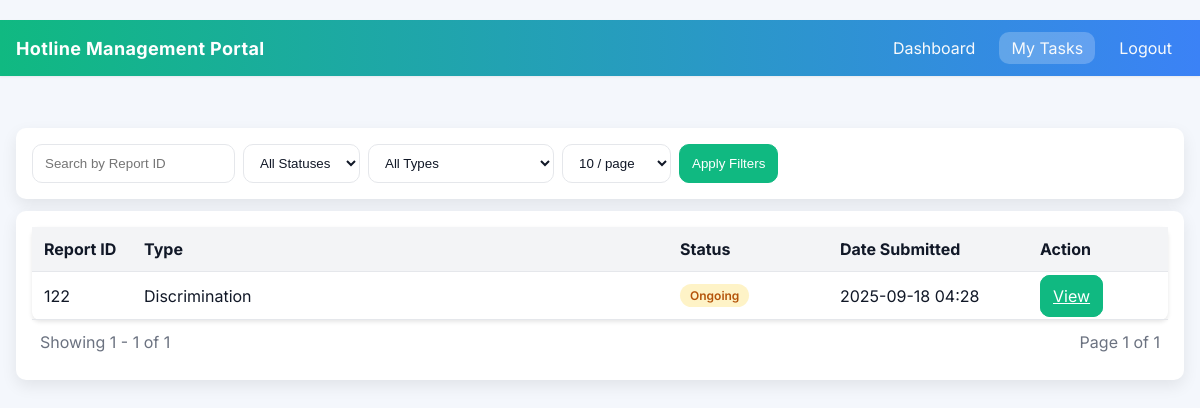
The page /my-tasks (signed in) on the database its author committed.
### models.py (models this page shows, shortened)
class Report(db.Model):
    __tablename__ = 'report'
    __table_args__ = {'extend_existing': True}  # Allow redefining the table if necessary
    id = db.Column(db.Integer, primary_key=True)
    timestamp = db.Column(db.DateTime, default=datetime.utcnow)  # Timestamp of the report submission
    status = db.Column(db.String(50))  # 'New', 'Ongoing', 'Resolved'
    report_type = db.Column(db.String(100), nullable=False)  # Type of the report (e.g., Fraud, Safety)
    report_details = db.Column(db.String(500), nullable=False)  # Detailed description of the report
    anonymous_contact = db.Column(db.String(100), nullable=True)  # Optional anonymous contact information
    access_code = db.Column(db.String(100), unique=True, nullable=False)  # Unique access code for each report
    password_hash = db.Column(db.String(100), nullable=False)  # Hashed password for the report
    file_name = db.Column(db.String(255), nullable=True)  # Store the filename of the uploaded file
    assigned_user_id = db.Column(db.Integer, db.ForeignKey('user.id'), nullable=True)
    assigned_user = db.relationship('User', foreign_keys=[assigned_user_id])
    harassment_details = db.Column(db.String(1000), nullable=True)  # Detailed harassment incident description
    harassment_type = db.Column(db.String(100), nullable=True)  # Type of harassment (verbal, physical, etc.)
    harassment_frequent = db.Column(db.String(100), nullable=True)  # Frequency of harassment
    harassment_witnesses = db.Column(db.String(255), nullable=True)  # Witnesses to the harassment
    harassment_previous_reports = db.Column(db.String(100), nullable=True)  # Whether it has been reported before
    harassment_reporting_person = db.Column(db.String(255), nullable=True)  # Person to whom the incident was reported
    harassment_response = db.Column(db.String(1000), nullable=True)  # Response to previous reports
    fraud_details = db.Column(db.String(1000), nullable=True)
    fraud_involved = db.Column(db.String(255), nullable=True)
    fraud_date = db.Column(db.String(100), nullable=True)
    discrimination_details = db.Column(db.String(1000), nullable=True)
    discrimination_basis = db.Column(db.String(255), nullable=True)
    safety_violation_details = db.Column(db.String(1000), nullable=True)
    safety_violation_date = db.Column(db.String(100), nullable=True)
    conflict_details = db.Column(db.String(1000), nullable=True)
    conflict_involved = db.Column(db.String(255), nullable=True)
    bribery_details = db.Column(db.String(1000), nullable=True)
    bribery_involved = db.Column(db.String(255), nullable=True)
    environment_violation_details = db.Column(db.String(1000), nullable=True)
    environment_violation_date = db.Column(db.String(100), nullable=True)
    mismanagement_details = db.Column(db.String(1000), nullable=True)
    mismanagement_responsible = db.Column(db.String(255), nullable=True)
    other_details = db.Column(db.String(1000), nullable=True)
    investigator_notes = db.Column(db.Text, nullable=True)
    involved_parties = db.Column(db.Text, nullable=True)
    investigator_conclusion = db.Column(db.Text, nullable=True)
    investigation_updated_at = db.Column(db.DateTime, nullable=True)

### routes.py (the view)
    @app.route('/my-tasks', methods=['GET'])
    def my_tasks():
        if not session.get('user_id'):
            return redirect(url_for('login'))
        user_id = session.get('user_id')
        status = request.args.get('status', '').strip()
        report_type = request.args.get('report_type', '').strip()
        search = request.args.get('search', '').strip()
        query = Report.query.filter(Report.assigned_user_id == user_id)
        if status:
            smap = {'pending': 'New', 'investigating': 'Ongoing', 'completed': 'Resolved'}
            status_norm = smap.get(status, status)
            query = query.filter(Report.status == status_norm)
        if report_type:
            rtype_norm = report_type.replace(' ', '_')
            query = query.filter(Report.report_type == rtype_norm)
        if search:
            query = query.filter(Report.id == search)
        page = request.args.get('page', 1, type=int)
        per_page = request.args.get('per_page', 10, type=int)
        pagination = query.order_by(Report.timestamp.desc()).paginate(page=page, per_page=per_page, error_out=False)
        return render_template('dashboard/my_tasks.html', reports=pagination.items, pagination=pagination)

### templates/dashboard/my_tasks.html (shortened to what this page needs)
﻿<!DOCTYPE html>
<html lang="en">
<head>
    <link href="{{ url_for('static', filename='css/style.css') }}" rel="stylesheet">
    </head>
<body>
{% include 'partials/header.html' %}
<div class="container">
    <form class="card filters" method="GET" action="{{ url_for('my_tasks') }}">
        <input type="text" name="search" placeholder="Search by Report ID" value="{{ request.args.get('search', '') }}">
        <select name="status" aria-label="Status filter">
            <option value="">All Statuses</option>
        </select>
        <select name="report_type" aria-label="Type filter">
            <option value="">All Types</option>
        </select>
        <select name="per_page" aria-label="Results per page">
            {% set pp = request.args.get('per_page', '10') %}
            <option value="10" {% if pp == '10' %}selected{% endif %}>10 / page</option>
        </select>
        <button class="btn primary" type="submit">Apply Filters</button>
    </form>
    <div class="card reports">
        <table>
            <thead>
                <tr>
                    <th style="width:100px" class="sortable" data-type="num">Report ID</th>
                    <th class="sortable" data-type="text">Type</th>
                    <th style="width:160px" class="sortable" data-type="status">Status</th>
                    <th style="width:200px" class="sortable" data-type="date">Date Submitted</th>
                    <th style="width:140px">Action</th>
                </tr>
            </thead>
            <tbody>
                {% if reports %}
                    {% for report in reports %}
                        <tr>
                            <td>{{ report.id }}</td>
                            <td>{{ report.report_type|replace('_',' ') }}</td>
                            <td>
                                {% set st = (report.status or 'New').lower() %}
                                <span class="status-chip {% if st == 'resolved' %}status-resolved{% elif st == 'ongoing' %}status-ongoing{% else %}status-new{% endif %}">{{ report.status }}</span>
                            </td>
                            <td>{{ report.timestamp.strftime('%Y-%m-%d %H:%M') }}</td>
                            <td>
                                <a class="btn primary" href="{{ url_for('report_detail', report_id=report.id) }}">View</a>
                            </td>
                        </tr>
                    {% endfor %}
                {% else %}
                    <tr>
                        <td colspan="5" class="muted" style="text-align:center">No assigned reports.</td>
                    </tr>
                {% endif %}
            </tbody>
        </table>
        {% if pagination %}
        <div style="display:flex;justify-content:space-between;align-items:center;padding:12px 8px;gap:12px;">
            <div class="muted">
                {% set start = (pagination.page - 1) * pagination.per_page + 1 %}
                {% set end = (pagination.page - 1) * pagination.per_page + reports|length %}
                Showing {{ start }} - {{ end }} of {{ pagination.total }}
            </div>
            <div style="display:flex;gap:8px;align-items:center;">
                <span class="muted">Page {{ pagination.page }} of {{ pagination.pages }}</span>
            </div>
        </div>
        {% endif %}
    </div>
</div>
</body>
</html>

### static/css/style.css (style rules this page uses)
:root { --bg:#f4f7fc;--card:#fff;--text:#111827;--muted:#6b7280; --brand:#10b981;--brand-2:#3b82f6;--brand-3:#f59e0b;--danger:#ef4444; --border:#e5e7eb; --th-bg:#f3f4f6; --space-1:4px; --space-2:8px; --space-3:12px; --space-4:16px; --space-5:20px; --space-6:24px; --space-8:32px; --radius-sm:6px; --radius-md:10px; --radius-lg:14px; --shadow-sm:0 1px 2px rgba(0,0,0,.06); --shadow-md:0 6px 16px rgba(0,0,0,.08); --shadow-lg:0 20px 40px rgba(0,0,0,.12); }
* { box-sizing:border-box }
html { color-scheme: light }
body { margin:0;font-family:Inter,system-ui,-apple-system,Segoe UI,Roboto,Helvetica,Arial,sans-serif;background:var(--bg);color:var(--text) }
a { color:inherit }
.container { max-width:1400px;margin:var(--space-6) auto;padding:0 var(--space-4) }
.header, .container { transition: margin-left .25s ease }
.card { background:var(--card);border-radius:var(--radius-md);box-shadow:var(--shadow-md);padding:var(--space-4) }
.filters { display:flex;gap:8px;margin:8px 0 12px;flex-wrap:wrap }
.filters input,.filters select { padding:10px 12px;border:1px solid var(--border);border-radius:var(--radius-md);background:var(--card);color:var(--text) }
.btn { padding:10px 12px;border:1px solid var(--border);border-radius:var(--radius-md);background:var(--card);color:var(--text) }
.btn { cursor:pointer }
.btn.primary { background:var(--brand);border-color:var(--brand);color:#fff }
.reports table { width:100%;border-collapse:collapse;background:var(--card);border-radius:8px;box-shadow:0 2px 4px rgba(0,0,0,.1) }
.reports th,.reports td { text-align:left;padding:12px;border-bottom:1px solid var(--border) }
.reports th { background:var(--th-bg);color:var(--text) }
.muted { color:var(--muted) }
.status-chip { display:inline-block;padding:4px 10px;border-radius:999px;font-size:12px;font-weight:600 }
.status-ongoing { background:#fef3c7;color:#b45309 }
body,.card,.container,.reports table,.reports th,.reports td,input,select,textarea,.btn { transition: background-color .2s ease, color .2s ease, border-color .2s ease; }

### rows shown on the page
Report: id "122", report_type "Discrimination", status "Ongoing", timestamp "2025-09-18 04:28"

### other values the page prints
{{ start }} "1"
{{ end }} "1"
{{ pagination.total }} "1"
{{ pagination.page }} "1"
{{ pagination.pages }} "1"
